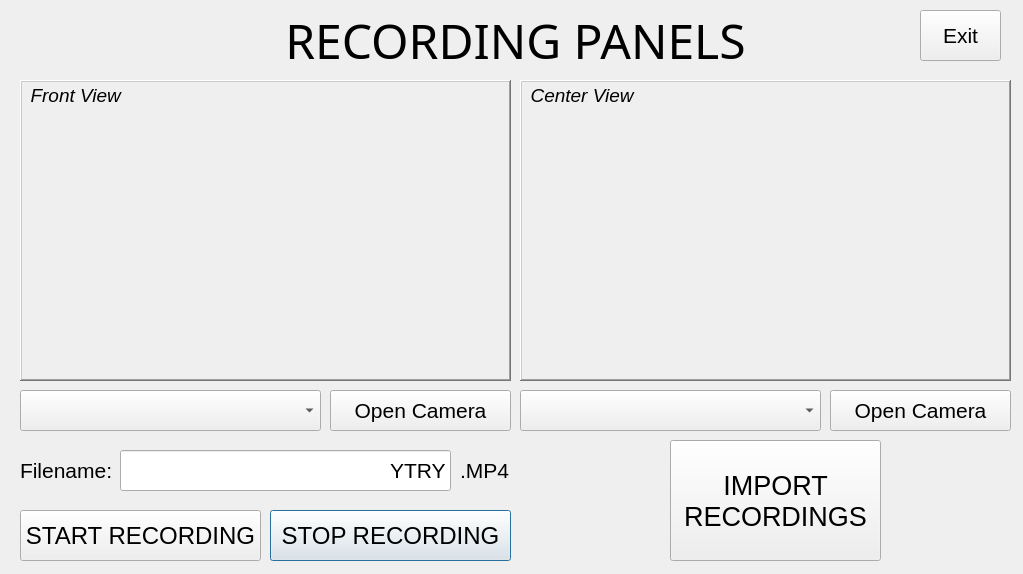
<?xml version="1.0" encoding="UTF-8"?>
<ui version="4.0">
 <class>RecordingWindow</class>
 <widget class="QDialog" name="RecordingWindow">
  <property name="geometry">
   <rect>
    <x>0</x>
    <y>0</y>
    <width>1023</width>
    <height>574</height>
   </rect>
  </property>
  <property name="windowTitle">
   <string>Dialog</string>
  </property>
  <widget class="QFrame" name="center_view_recording_label">
   <property name="geometry">
    <rect>
     <x>520</x>
     <y>80</y>
     <width>491</width>
     <height>301</height>
    </rect>
   </property>
   <property name="frameShape">
    <enum>QFrame::Shape::WinPanel</enum>
   </property>
   <property name="frameShadow">
    <enum>QFrame::Shadow::Raised</enum>
   </property>
   <property name="lineWidth">
    <number>2</number>
   </property>
   <widget class="QLabel" name="label_3">
    <property name="geometry">
     <rect>
      <x>0</x>
      <y>0</y>
      <width>121</width>
      <height>31</height>
     </rect>
    </property>
    <property name="font">
     <font>
      <pointsize>14</pointsize>
      <italic>true</italic>
     </font>
    </property>
    <property name="text">
     <string>  Center View</string>
    </property>
   </widget>
  </widget>
  <widget class="QFrame" name="front_view_recording_label">
   <property name="geometry">
    <rect>
     <x>20</x>
     <y>80</y>
     <width>491</width>
     <height>301</height>
    </rect>
   </property>
   <property name="frameShape">
    <enum>QFrame::Shape::WinPanel</enum>
   </property>
   <property name="frameShadow">
    <enum>QFrame::Shadow::Raised</enum>
   </property>
   <property name="lineWidth">
    <number>2</number>
   </property>
   <widget class="QLabel" name="label_4">
    <property name="geometry">
     <rect>
      <x>0</x>
      <y>0</y>
      <width>111</width>
      <height>31</height>
     </rect>
    </property>
    <property name="font">
     <font>
      <pointsize>14</pointsize>
      <italic>true</italic>
     </font>
    </property>
    <property name="text">
     <string>  Front View</string>
    </property>
   </widget>
  </widget>
  <widget class="QPushButton" name="stop_recording_videos_button">
   <property name="geometry">
    <rect>
     <x>270</x>
     <y>510</y>
     <width>241</width>
     <height>51</height>
    </rect>
   </property>
   <property name="font">
    <font>
     <pointsize>18</pointsize>
    </font>
   </property>
   <property name="text">
    <string>STOP RECORDING</string>
   </property>
  </widget>
  <widget class="QPushButton" name="pushButton_5">
   <property name="geometry">
    <rect>
     <x>920</x>
     <y>10</y>
     <width>81</width>
     <height>51</height>
    </rect>
   </property>
   <property name="font">
    <font>
     <pointsize>16</pointsize>
    </font>
   </property>
   <property name="text">
    <string>Exit</string>
   </property>
  </widget>
  <widget class="QLabel" name="label_5">
   <property name="geometry">
    <rect>
     <x>10</x>
     <y>10</y>
     <width>1011</width>
     <height>61</height>
    </rect>
   </property>
   <property name="font">
    <font>
     <family>Sitka</family>
     <pointsize>36</pointsize>
    </font>
   </property>
   <property name="text">
    <string>RECORDING PANELS</string>
   </property>
   <property name="alignment">
    <set>Qt::AlignmentFlag::AlignCenter</set>
   </property>
  </widget>
  <widget class="QComboBox" name="front_recording_camera_combo_box">
   <property name="geometry">
    <rect>
     <x>20</x>
     <y>390</y>
     <width>301</width>
     <height>41</height>
    </rect>
   </property>
   <property name="font">
    <font>
     <pointsize>14</pointsize>
    </font>
   </property>
  </widget>
  <widget class="QComboBox" name="center_recording_camera_combo_box">
   <property name="geometry">
    <rect>
     <x>520</x>
     <y>390</y>
     <width>301</width>
     <height>41</height>
    </rect>
   </property>
   <property name="font">
    <font>
     <pointsize>14</pointsize>
    </font>
   </property>
  </widget>
  <widget class="QLabel" name="label_6">
   <property name="geometry">
    <rect>
     <x>20</x>
     <y>450</y>
     <width>91</width>
     <height>41</height>
    </rect>
   </property>
   <property name="font">
    <font>
     <pointsize>16</pointsize>
    </font>
   </property>
   <property name="text">
    <string>Filename:</string>
   </property>
  </widget>
  <widget class="QLabel" name="label_7">
   <property name="geometry">
    <rect>
     <x>460</x>
     <y>450</y>
     <width>49</width>
     <height>41</height>
    </rect>
   </property>
   <property name="font">
    <font>
     <pointsize>16</pointsize>
    </font>
   </property>
   <property name="text">
    <string>.MP4</string>
   </property>
  </widget>
  <widget class="QPushButton" name="open_center_recording_camera">
   <property name="geometry">
    <rect>
     <x>830</x>
     <y>390</y>
     <width>181</width>
     <height>41</height>
    </rect>
   </property>
   <property name="font">
    <font>
     <pointsize>16</pointsize>
    </font>
   </property>
   <property name="text">
    <string>Open Camera</string>
   </property>
  </widget>
  <widget class="QPushButton" name="open_front_recording_camera">
   <property name="geometry">
    <rect>
     <x>330</x>
     <y>390</y>
     <width>181</width>
     <height>41</height>
    </rect>
   </property>
   <property name="font">
    <font>
     <pointsize>16</pointsize>
    </font>
   </property>
   <property name="text">
    <string>Open Camera</string>
   </property>
  </widget>
  <widget class="QLineEdit" name="fileName_line_edit">
   <property name="geometry">
    <rect>
     <x>120</x>
     <y>450</y>
     <width>331</width>
     <height>41</height>
    </rect>
   </property>
   <property name="font">
    <font>
     <pointsize>16</pointsize>
    </font>
   </property>
   <property name="text">
    <string>YTRY</string>
   </property>
   <property name="alignment">
    <set>Qt::AlignmentFlag::AlignRight|Qt::AlignmentFlag::AlignTrailing|Qt::AlignmentFlag::AlignVCenter</set>
   </property>
  </widget>
  <widget class="QPushButton" name="start_recording_videos_button">
   <property name="geometry">
    <rect>
     <x>20</x>
     <y>510</y>
     <width>241</width>
     <height>51</height>
    </rect>
   </property>
   <property name="font">
    <font>
     <pointsize>18</pointsize>
    </font>
   </property>
   <property name="text">
    <string>START RECORDING</string>
   </property>
  </widget>
  <widget class="QPushButton" name="import_recording_button">
   <property name="geometry">
    <rect>
     <x>670</x>
     <y>440</y>
     <width>211</width>
     <height>121</height>
    </rect>
   </property>
   <property name="font">
    <font>
     <pointsize>20</pointsize>
    </font>
   </property>
   <property name="text">
    <string>IMPORT
RECORDINGS</string>
   </property>
  </widget>
 </widget>
 <resources/>
 <connections/>
</ui>
